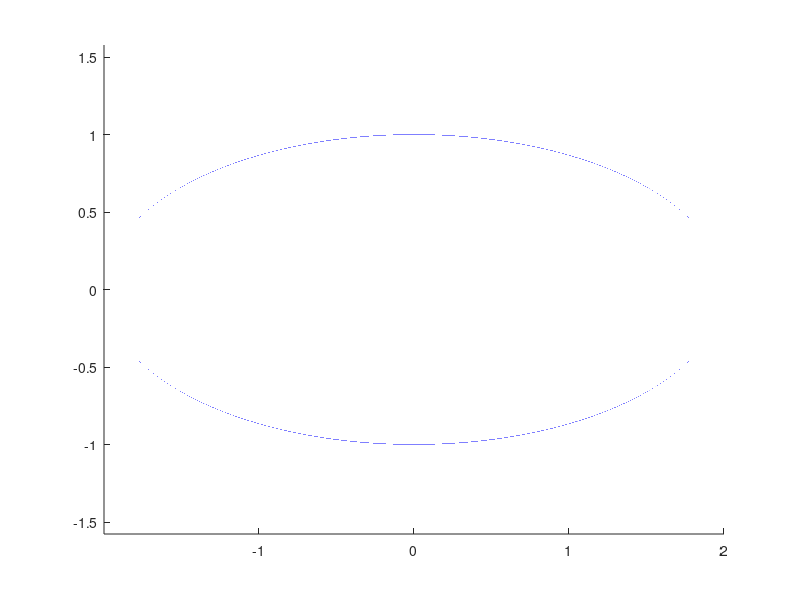

This figure's MATLAB source:
clear all
close all

a=2;
b=1;

x0=0;
y0=0;

vima=10^(-5);
d=1;
for ii=0:vima:2*pi
    thita(d)=ii;
    x(d)=x0+a*cos(ii);
    y(d)=y0+b*sin(ii);
    d=d+1;
end
figure
hold on
plot(x,y)
axis equal
floor(2*pi/vima)+1 %posa stoixeia exoun oi pinakes kai ans tha vgei 628329